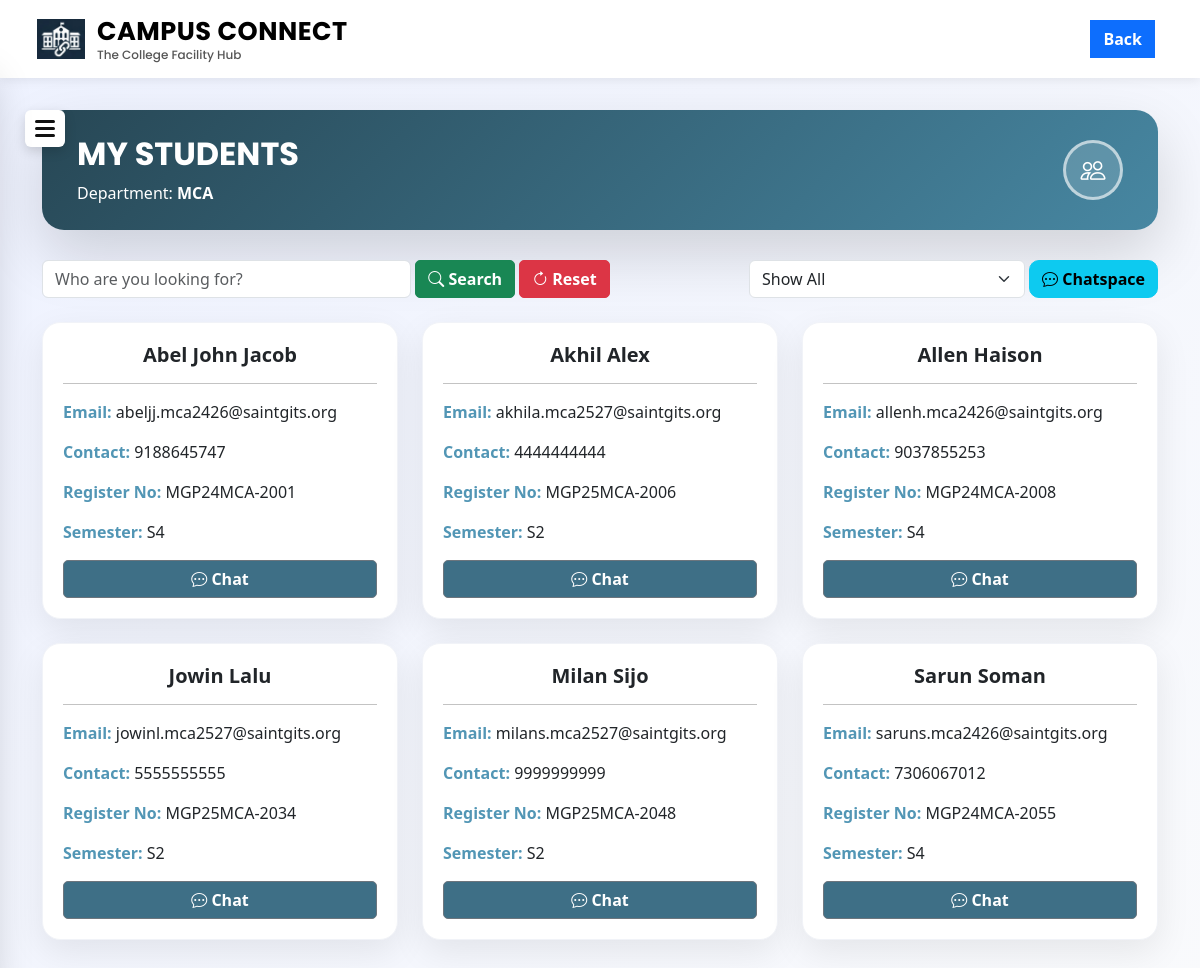
Page /faculty/view_students (signed in) on the earlier database version.
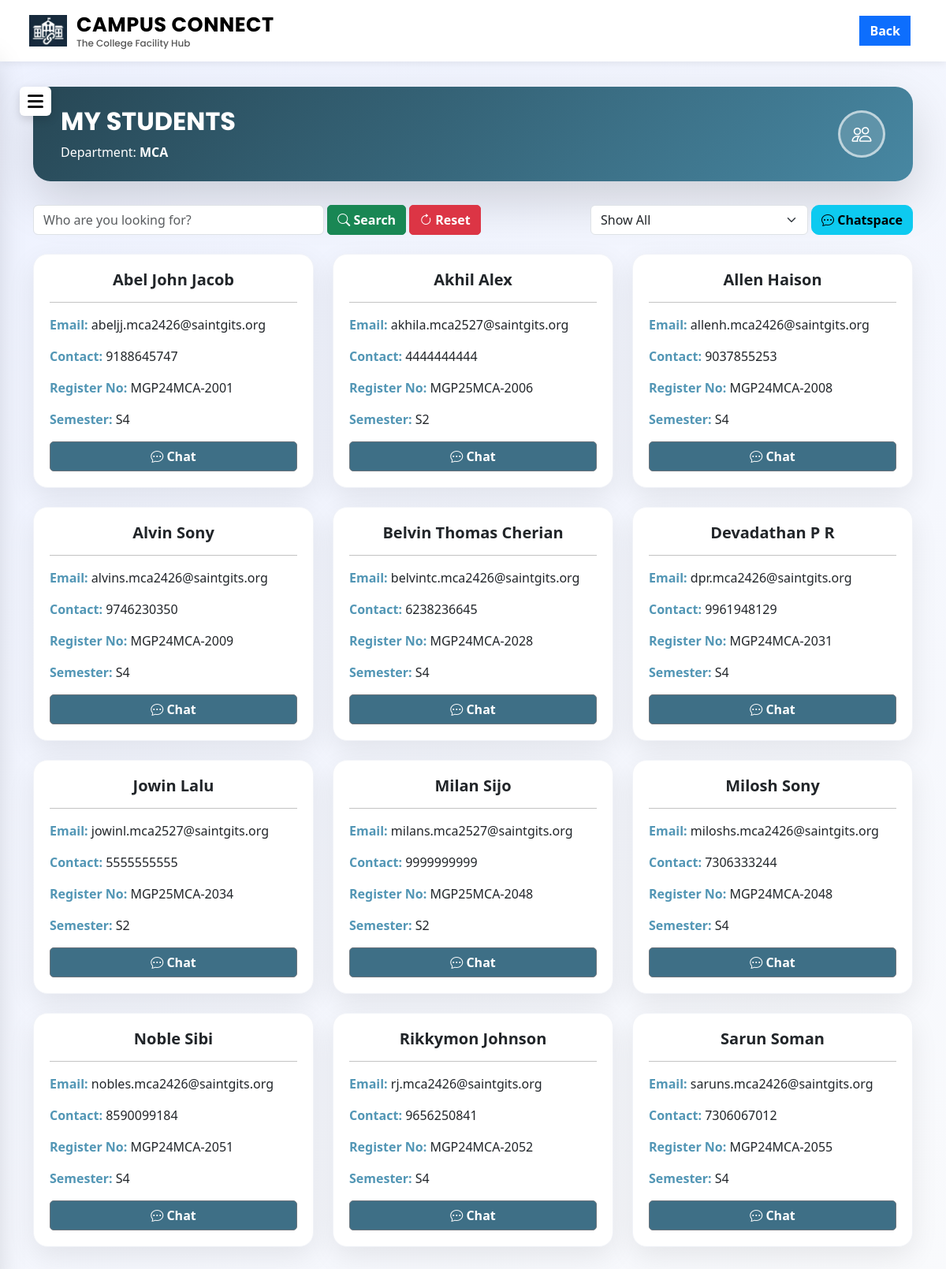
Same page on the later database version.
### tables this page shows
CREATE TABLE faculties (
        faculty_id INTEGER PRIMARY KEY AUTOINCREMENT,
        user_id INTEGER UNIQUE,
        name TEXT,
        contact TEXT,
        register_no TEXT,
        department TEXT,
        designation TEXT,
        photo TEXT,
        isHOD TEXT,
        FOREIGN KEY(user_id) REFERENCES users(user_id) ON DELETE CASCADE
    );

CREATE TABLE students (
        student_id INTEGER PRIMARY KEY AUTOINCREMENT,
        user_id INTEGER UNIQUE,
        name TEXT,
        contact TEXT,
        register_no TEXT,
        programme TEXT,
        semester TEXT,
        FOREIGN KEY(user_id) REFERENCES users(user_id) ON DELETE CASCADE
    );

CREATE TABLE users (
        user_id INTEGER PRIMARY KEY AUTOINCREMENT,
        email TEXT UNIQUE NOT NULL,
        password TEXT NOT NULL,
        role TEXT NOT NULL
    );

### app.py (the view)
@app.route('/faculty/view_students')
def faculty_view_students():
    if 'user_id' not in session or session['role'] != 'faculty':
        return redirect('/login')
    search = request.args.get('search', '').strip()
    semester_filter = request.args.get('semester', 'Show All')
    conn = get_connection()
    cursor = conn.cursor()
    cursor.execute("""
        SELECT department
        FROM faculties
        WHERE user_id = ?
    """, (session['user_id'],))
    faculty = cursor.fetchone()
    if not faculty:
        conn.close()
        return redirect('/faculty_dashboard')
    faculty_dept = faculty['department']
    query = """
        SELECT s.*, u.email
        FROM students s
        JOIN users u ON s.user_id = u.user_id
        WHERE s.programme = ?
    """
    params = [faculty_dept]
    if search:
        query += " AND s.name LIKE ?"
        params.append(f"%{search}%")
    if semester_filter != "Show All":
        query += " AND s.semester = ?"
        params.append(semester_filter)
    query += " ORDER BY s.name"
    cursor.execute(query, params)
    students = cursor.fetchall()
    conn.close()
    if faculty_dept in ["MCA", "MBA"]:
        semester_options = ["Show All", "S1", "S2", "S3", "S4"]
    else:
        semester_options = ["Show All", "S1", "S2", "S3", "S4", "S5", "S6", "S7", "S8"]
    return render_template(
        "faculty_view_students.html",
        students=students,
        semester_options=semester_options,
        selected_semester=semester_filter,
        search=search,
        faculty_dept=faculty_dept
    )

### app.py (called while the page is built)
def get_connection():
    conn = sqlite3.connect("campus_connect.db")
    conn.row_factory = sqlite3.Row
    conn.execute("PRAGMA foreign_keys = ON")  # 🔥 ensure cascade always works
    return conn

### templates/faculty_view_students.html (shortened to what this page needs)
<!DOCTYPE html>
<html lang="en">
<head>
    <link href="https://cdn.jsdelivr.net/npm/bootstrap@5.3.2/dist/css/bootstrap.min.css" rel="stylesheet">
    <link href="https://cdn.jsdelivr.net/npm/bootstrap-icons@1.11.3/font/bootstrap-icons.css" rel="stylesheet">
    <link rel="stylesheet" href="{{ url_for('static', filename='css/style.css') }}">
</head>
<body>
<nav class="navbar navbar-expand-lg navbar-light custom-navbar fixed-top">
    <div class="container-fluid">
        <div class="navbar-brand d-flex align-items-center" href="/">
            <img src="{{ url_for('static', filename='images/logo.png') }}" class="logo-img">
            <div class="brand-text">
                <span class="brand-title">CAMPUS CONNECT</span>
                <span class="brand-tagline">The College Facility Hub</span>
            </div>
        </div>
        <div class="ms-auto">
            <a href="{{ url_for('faculty_dashboard') }}" class="btn btn-primary me-2"><b>Back</b></a>
        </div>
    </div>
</nav>
<div class="menu-toggle" onclick="openSidebar()">
    <span></span>
    <span></span>
    <span></span>
</div>
<div class="container page-main">
    <div class="page-hero d-flex align-items-center justify-content-between">
        <div>
            <h2 class="hero-text">MY STUDENTS</h2>
            <p class="mb-0">Department: <b>{{ faculty_dept }}</b></p>
        </div>
        <div class="hero-icon">
            <i class="bi bi-people"></i>
        </div>
    </div>
    <form method="GET" action="{{ url_for('faculty_view_students') }}">
    <div class="row mb-4 align-items-center g-1">
        <div class="col-md-4">
            <input type="text" name="search" value="{{ search }}" class="form-control" placeholder="Who are you looking for?">
        </div>
        <div class="col-auto">
            <button class="btn btn-success pro-btn">
                <i class="bi bi-search"></i> <b>Search</b>
            </button>
        </div>
        <div class="col-auto">
            <a href="{{ url_for('faculty_view_students') }}" class="btn btn-danger pro-btn">
                <i class="bi bi-arrow-clockwise"></i> <b>Reset</b>
            </a>
        </div>
<div class="col-md-3 ms-auto">
    <select name="semester" class="form-select" onchange="this.form.submit()">
        {% for sem in semester_options %}
        <option value="{{ sem }}" {% if sem == selected_semester %} selected {% endif %}>
            {{ sem }}
        </option>
        {% endfor %}
    </select>
</div>
<div class="col-auto">
    <a href="{{ url_for('faculty_chatspace') }}" class="btn btn-info plus-btn">
        <i class="bi bi-chat-dots"></i> <b>Chatspace</b>
    </a>
</div>
    </div>
    </form>
    <div class="row g-4">
    {% for s in students %}
        <div class="col-md-4">
            <div class="student-card">
                <h5 class="text-center"><b>{{ s.name }}</b></h5>
                <hr style="border-color: #131313;">
                <p><font color="#5296b5"><b>Email:</b></font> {{ s.email }}</p>
                <p><font color="#5296b5"><b>Contact:</b></font> {{ s.contact }}</p>
                <p><font color="#5296b5"><b>Register No:</b></font> {{ s.register_no }}</p>
                <p><font color="#5296b5"><b>Semester:</b></font> {{ s.semester }}</p>
                <a href="/faculty/chatpage/{{ s.student_id }}" class="btn btn-secondary chat-btn w-100">
                    <i class="bi bi-chat-dots"></i> <b>Chat</b>
                </a>
            </div>
        </div>
        {% else %}
            <div class="text-center text-muted py-5">
                No students found.
            </div>
    {% endfor %}
    </div>
</div>
</body>
</html>

### static/css/style.css (style rules this page uses)
body { margin: 0; padding: 0; font-family: 'Segoe UI', Tahoma, Geneva, Verdana, sans-serif; }
.custom-navbar { background-color: #ffffff; padding: 10px 25px; box-shadow: 0 2px 10px rgba(0, 0, 0, 0.08); z-index: 1000; }
.logo-img { width: 48px; height: 48px; object-fit: contain; margin-right: 12px; }
.brand-text { display: flex; flex-direction: column; line-height: 1.1; }
.brand-title { font-family: 'Poppins', sans-serif; font-size: 1.6rem; font-weight: 700; color: black; letter-spacing: 0.5px; }
.brand-tagline { font-size: 0.75rem; font-family: 'Poppins', sans-serif; font-weight: 500; color: #555; margin-top: 3px; }
.btn { border-radius: 0 !important; font-family: 'Segoe UI', Tahoma, Geneva, Verdana, sans-serif; }

### templates/faculty_view_students.html (style rules this page uses)
body { font-family: 'Segoe UI', Tahoma, Geneva, Verdana, sans-serif; background: linear-gradient(135deg, #eef2ff, #f9fafc); }
.brand-title { font-family: 'Poppins', sans-serif; }
.brand-tagline { font-family: 'Poppins', sans-serif; }
.menu-toggle { position: fixed; top: 110px; left: 25px; background: white; padding: 6px 10px; border-radius: 6px; box-shadow: 0 4px 12px rgba(0,0,0,0.15); cursor: pointer; z-index: 900; }
.menu-toggle span { display: block; width: 20px; height: 3px; background: #111; margin: 4px 0; border-radius: 2px; }
.page-main { margin-top: 110px; margin-bottom: 60px; }
.page-hero { background: linear-gradient(135deg, #274755, #4787a2); border-radius: 22px; padding: 25px 35px; color: white; margin-bottom: 30px; box-shadow: 0 25px 60px rgba(0,0,0,0.15); }
.page-hero h2 { font-weight: 700; }
.hero-text { font-family: 'Poppins', sans-serif; }
.hero-icon { width: 60px; height: 60px; border-radius: 50%; display: flex; align-items: center; justify-content: center; font-size: 25px; background: rgba(255,255,255,0.15); border: 3px solid rgba(255,255,255,0.6); }
.pro-btn { border-radius: 5px !important; }
.plus-btn { border-radius: 10px !important; font-size: 16px; }
.student-card { background: white; border-radius: 18px; padding: 20px; border: 1px solid #f1f3f8; box-shadow: 0 12px 35px rgba(0,0,0,0.08); transition: .3s; }
.chat-btn { border-radius: 5px !important; background: #3e6f86; font-size: 16px; }

Differences in the rows shown:
added students: name "Alvin Sony", email "alvins.mca2426@saintgits.org", contact "9746230350", register_no "MGP24MCA-2009", semester "S4"
added students: name "Belvin Thomas Cherian", email "belvintc.mca2426@saintgits.org", contact "6238236645", register_no "MGP24MCA-2028", semester "S4"
added students: name "Devadathan P R", email "dpr.mca2426@saintgits.org", contact "9961948129", register_no "MGP24MCA-2031", semester "S4"
added students: name "Milosh Sony", email "miloshs.mca2426@saintgits.org", contact "7306333244", register_no "MGP24MCA-2048", semester "S4"
added students: name "Noble Sibi", email "nobles.mca2426@saintgits.org", contact "8590099184", register_no "MGP24MCA-2051", semester "S4"
added students: name "Rikkymon Johnson", email "rj.mca2426@saintgits.org", contact "9656250841", register_no "MGP24MCA-2052", semester "S4"
